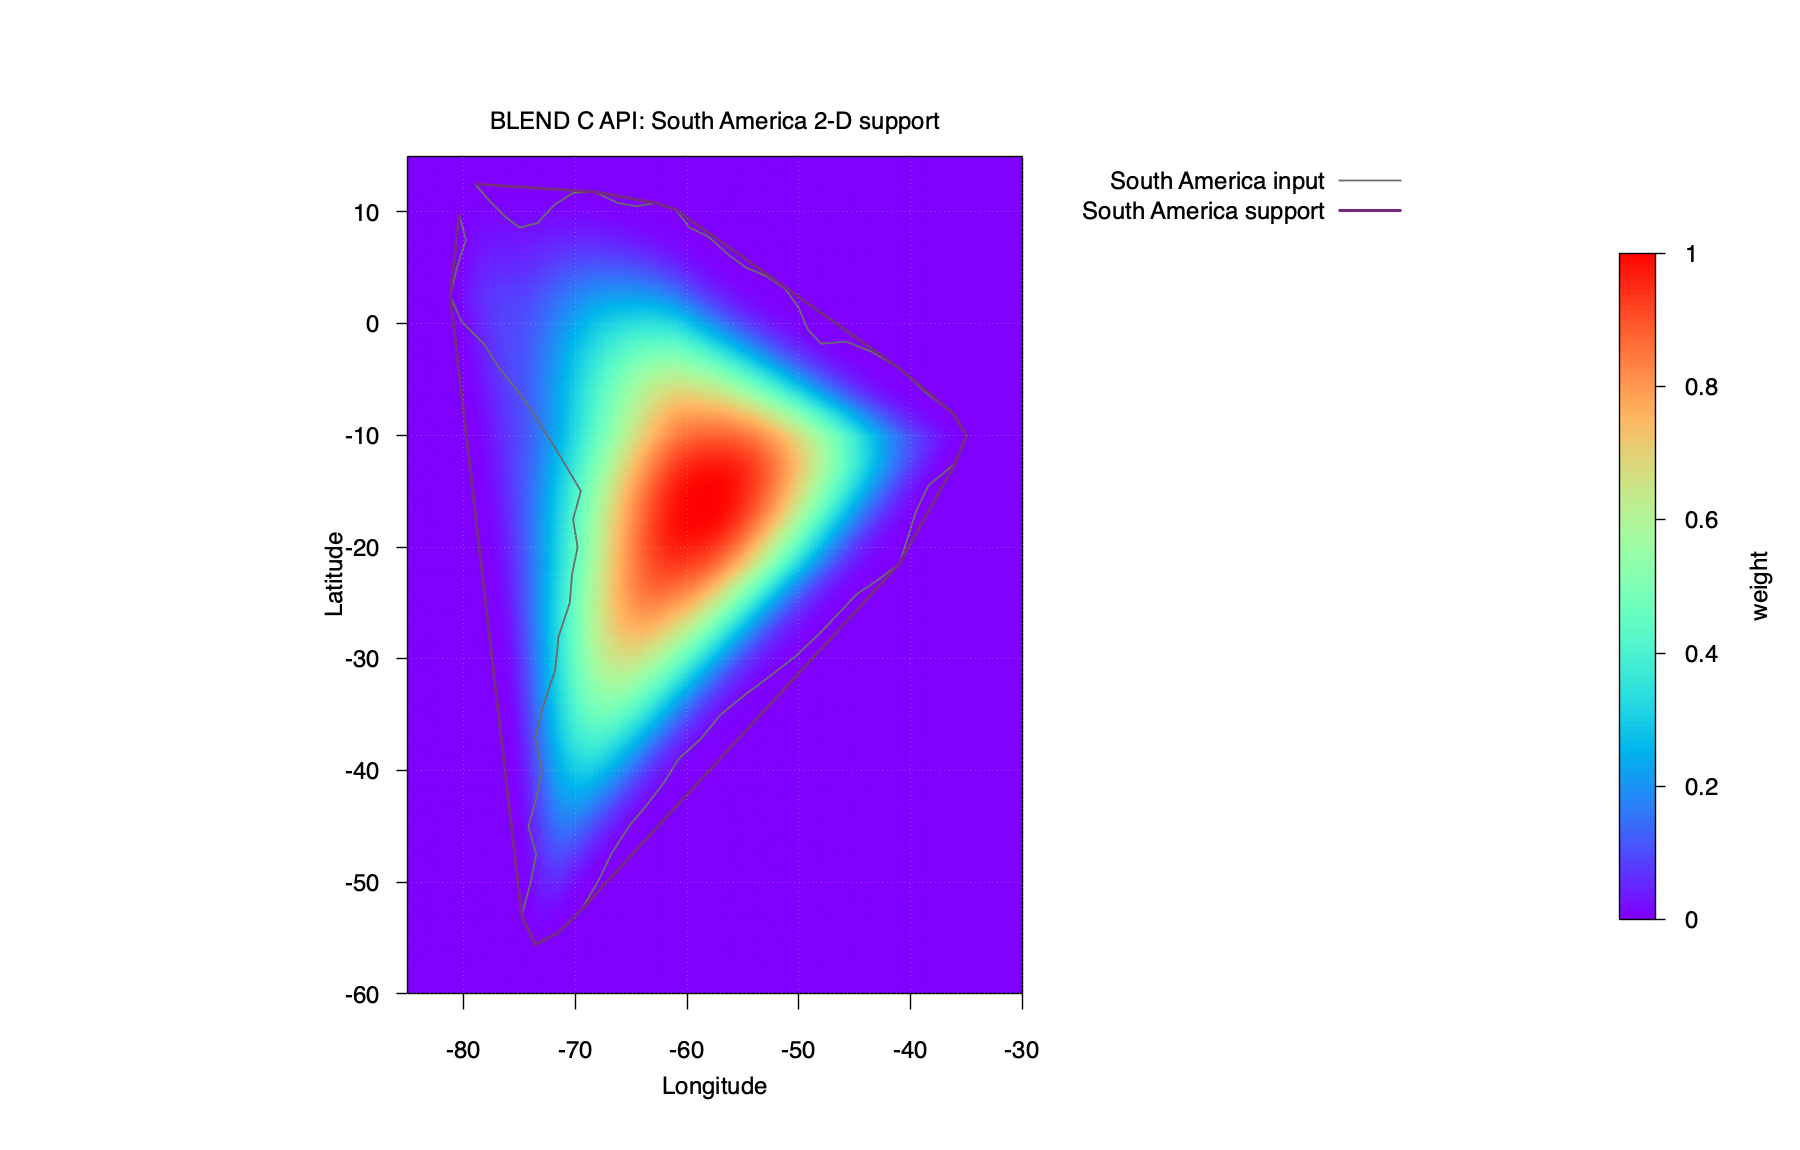

Source code (gnuplot):
set terminal pngcairo size 1800,1150 enhanced font "Helvetica,18"
set output "ex04_api.png"
set title "BLEND C API: South America 2-D support"
set xlabel "Longitude"
set ylabel "Latitude"
set xrange [-85:-30]
set yrange [-60:15]
set cbrange [0:1]
set palette rgb 33,13,10
set colorbox vertical user origin 0.90,0.20 size 0.020,0.58
set cblabel "weight" offset 1.5,0
set border lw 1.4
set tics out nomirror
set grid lw 0.8 lc rgb "#d9dee7"
set size ratio -1
set key outside right top spacing 1.25
set view map
set pm3d map interpolate 1,1 corners2color mean

splot "ex04_api_grid.txt" using 1:2:3 with pm3d notitle, \
      "south_america.txt" using 1:2:(1.01) with lines lw 1.8 lc rgb "#6b6b6b" title "South America input", \
      "south_america_monotone.txt" using 1:2:(1.02) with lines lw 3.0 lc rgb "#762a83" title "South America support"
